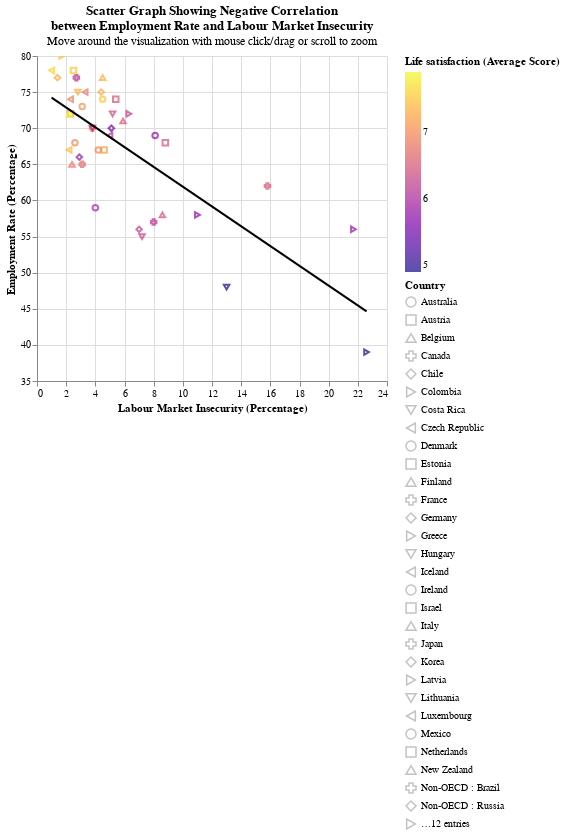

This figure's notebook cell:
### Markdown cell above
### Employment Rate VS Labour Market Insecurity Scatter Plot

### Code cell
# Base scatter plot so data points and regression line can be coloured seperately
scatter1Base = alt.Chart(oecdData).mark_point().encode(
    x = alt.X(
        "Jobs - Labour market insecurity (Percentage)",
        scale=alt.Scale(zero=False),
        title = "Labour Market Insecurity (Percentage)"
        ),

    y = alt.Y(
        "Jobs - Employment rate (Percentage)",
        scale=alt.Scale(zero=False),
        title = "Employment Rate (Percentage)"
        )
)

# Encode data points
scatter1DataEncode = scatter1Base.encode(
    # Display country names and exact values for the axes on hover for better identification
    tooltip = [
        "Country:N",
        alt.Tooltip(
            "Jobs - Labour market insecurity (Percentage):Q",
            title = "Labour market insecurity (Percentage)"
        ),
        alt.Tooltip(
            "Jobs - Employment rate (Percentage):Q",
            title = "Employment rate (Percentage)"
        )
    ],

    # Set colour/shape for data points
    shape = "Country",
    color = lifeSatisfactionColour
)

# Compute and add regression line
scatter1RegressionLine = scatter1Base.transform_regression(
    "Jobs - Labour market insecurity (Percentage)",
    "Jobs - Employment rate (Percentage)"
).mark_line(color = "black")

# Layer the scatter plot and regression line
employmentRateVSLabourMarketInsecurity = ((scatter1DataEncode + scatter1RegressionLine)
    .properties(
        title = alt.TitleParams(
            [
            "Scatter Graph Showing Negative Correlation",
            "between Employment Rate and Labour Market Insecurity"
            ],

            subtitle = "Move around the visualization with mouse click/drag or scroll to zoom"
        ),
        width = 350,
        height = 325
    )
    .add_selection(
        countrySelect, countrySelectLegend
    )
    .interactive()
)

employmentRateVSLabourMarketInsecurity
